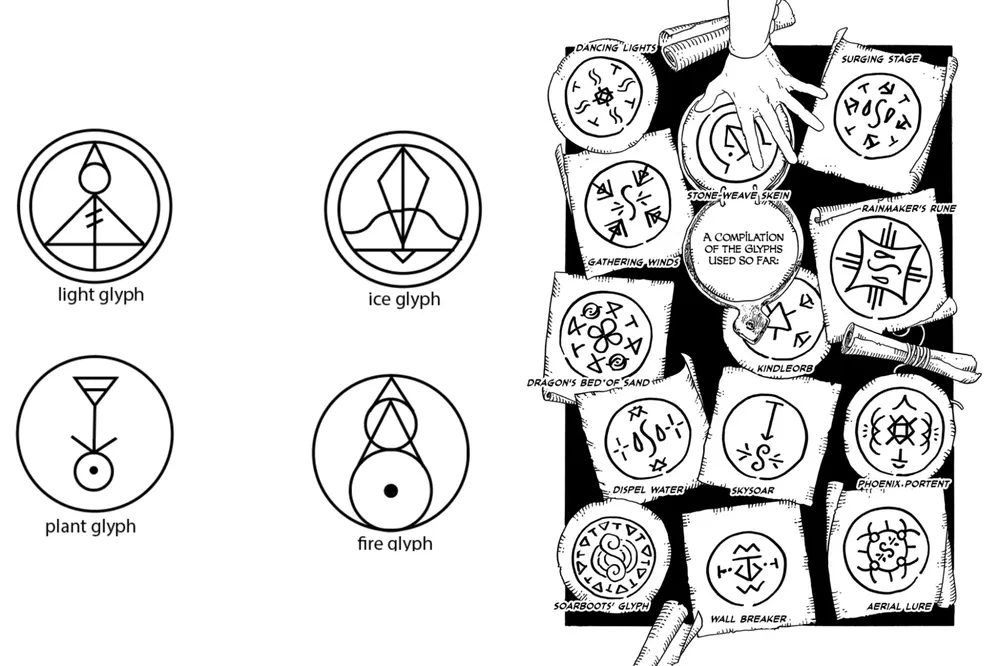
#> input picture source_sheets/elementos.webp, 1000 x 666 px, shrunk from 2000 x 1333 before the run
$ python analyze_seal.py source_sheets/elementos.webp
#> lines starting #> are read from the running program, lines starting #| are printed output that depends on the picture; after the words box and inside, x2 and y2 are one past the last pixel; in counts of white or black regions, pixels touching at a corner belong together
"""
Analiza un SELLO y estima potencia, balance y direccion segun la mecanica del lore
(ver MECANICA.md). NO entrena ni necesita etiquetas: traduce las reglas a geometria.

Reglas implementadas:
  - "Mas grande/mas tinta = mas potente"      -> cobertura de tinta x tamano.
  - "El lado con signos mas grandes desvia"   -> offset del centroide de los signos
                                                  interiores respecto al centro -> direccion.
  - "Simetria bilateral = estable y recto"     -> diferencia izq/der y arriba/abajo.

Uso:
    python analyze_seal.py sello.png
    python analyze_seal.py carpeta/ --annotate     # guarda imagen con centro/flecha
"""
import argparse
import math
from pathlib import Path

import numpy as np
from PIL import Image, ImageDraw

IMAGE_EXTS = {".png", ".jpg", ".jpeg", ".bmp", ".webp", ".tif", ".tiff"}


def otsu_threshold(arr):
    hist, _ = np.histogram(arr, bins=256, range=(0, 256))
    total = arr.size
    sum_all = np.dot(np.arange(256), hist)
    sumB = wB = 0.0
    best_t, best_var = 127, -1.0
    for t in range(256):
        wB += hist[t]
        if wB == 0:
            continue
        wF = total - wB
        if wF == 0:
            break
        sumB += t * hist[t]
        mB, mF = sumB / wB, (sum_all - sumB) / wF
        v = wB * wF * (mB - mF) ** 2
        if v > best_var:
            best_var, best_t = v, t
    return best_t


def compass(angle_deg):
    """Convierte angulo matematico (0=derecha, 90=arriba) a punto cardinal en espanol."""
    dirs = ["derecha", "arriba-derecha", "arriba", "arriba-izquierda",
            "izquierda", "abajo-izquierda", "abajo", "abajo-derecha"]
    idx = int(((angle_deg % 360) + 22.5) // 45) % 8
    return dirs[idx]


def analyze(path):
    img = Image.open(path).convert("L")
    arr = np.asarray(img)
    H, W = arr.shape
#> H = 666; W = 1000
    thr = otsu_threshold(arr)
#> in otsu_threshold, `hist, _ = np.histogram(arr, bins=256, range=(0, 256))`: hist = 256 values, max 460232 at index 255, min 0 at index 4, mean 2601.6
#> in otsu_threshold, `sum_all = np.dot(np.arange(256), hist)`: sum_all = 147170184
#> the loop in otsu_threshold, `for t in range(256):` made 256 passes
#> (wB, wF, sumB, mB, mF, best_var) on passes 1, 2, 3, 4, 6, 7, 8, 9, 10, 11, 13, 14: (25272, 640728, 0, 0, 229.7, 8.54e+14), (40464, 625536, 15192, 0.375, 235.2, 1.4e+15), (44072, 621928, 22408, 0.508, 236.6, 1.53e+15), (46290, 619710, 29062, 0.628, 237.4, 1.61e+15), (48036, 617964, 37792, 0.787, 238.1, 1.67e+15), (49545, 616455, 46846, 0.946, 238.7, 1.73e+15), (50745, 615255, 55246, 1.09, 239.1, 1.77e+15), (51673, 614327, 62670, 1.21, 239.5, 1.8e+15), (52512, 613488, 70221, 1.34, 239.8, 1.83e+15), (53224, 612776, 77341, 1.45, 240, 1.86e+15), (53899, 612101, 85441, 1.59, 240.3, 1.88e+15), (54441, 611559, 92487, 1.7, 240.5, 1.9e+15)
#> (wB, wF, sumB, mB, mF, v) on passes 5, 12, 19, 26, 33, 40: (46290, 619710, 29062, 0.628, 237.4, 1.61e+15), (53224, 612776, 77341, 1.45, 240, 1.86e+15), (56302, 609698, 121155, 2.15, 241.2, 1.96e+15), (58718, 607282, 173024, 2.95, 242.1, 2.04e+15), (60990, 605010, 237672, 3.9, 242.9, 2.11e+15), (63113, 602887, 313081, 4.96, 243.6, 2.17e+15)
    ink = arr <= thr
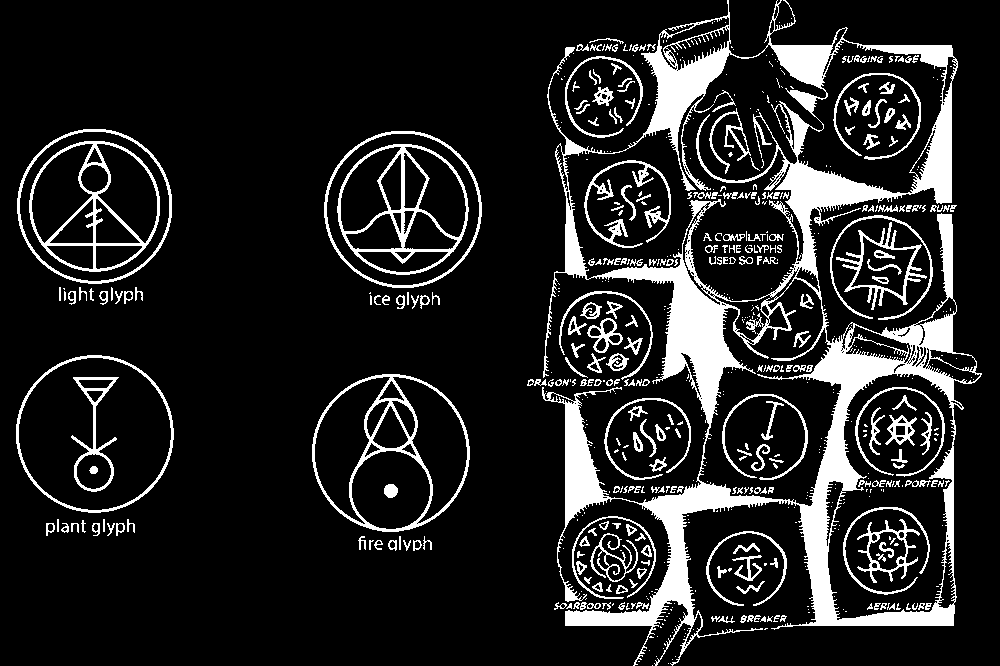
#> ink: shape (666, 1000) bool; 13.8% white; 575 white regions (312 under 20 px), largest, box (x1, y1, x2, y2) and area: (542, 0, 982, 666) 53051, (312, 374, 470, 532) 3131, (337, 144, 469, 275) 3001

    ys, xs = np.where(ink)
    if len(xs) == 0:
        return None

    # Centro y radio del sello a partir del bbox de la tinta (el anillo lo domina).
    y0, y1, x0, x1 = ys.min(), ys.max(), xs.min(), xs.max()
    cy, cx = (y0 + y1) / 2, (x0 + x1) / 2
    R = max((min(y1 - y0, x1 - x0) / 2), 1.0)

    # Distancia de cada pixel de tinta al centro.
    dist = np.sqrt((xs - cx) ** 2 + (ys - cy) ** 2)

    # 1) POTENCIA: cobertura del disco x cuanto llena el sello el encuadre.
    disk_area = math.pi * R * R
    coverage = min(len(xs) / disk_area, 1.0)          # densidad de trazo (0..1)
    size_factor = (2 * R) / min(H, W)                 # cuanto ocupa el sello (0..1)
    potencia = round(coverage * size_factor, 3)

    # 2) DIRECCION: centroide de los SIGNOS INTERIORES (excluye el anillo, r>0.85R).
    interior = dist < 0.85 * R
    if interior.sum() >= 5:
        ix, iy = xs[interior], ys[interior]
        mx, my = ix.mean(), iy.mean()
        off_x, off_y = mx - cx, my - cy
        desvio = math.hypot(off_x, off_y) / R          # 0 = centrado/equilibrado
        angle = math.degrees(math.atan2(-off_y, off_x))  # -off_y: y crece hacia abajo
    else:
        off_x = off_y = 0.0
        desvio, angle = 0.0, 0.0

    # 3) SIMETRIA (sobre signos interiores).
    if interior.sum() >= 5:
        ix, iy = xs[interior], ys[interior]
        left = (ix < cx).sum(); right = (ix >= cx).sum()
        top = (iy < cy).sum(); bot = (iy >= cy).sum()
        sym_lr = 1 - abs(left - right) / max(left + right, 1)
        sym_tb = 1 - abs(top - bot) / max(top + bot, 1)
    else:
        sym_lr = sym_tb = 1.0

    estable = desvio < 0.08 and sym_lr > 0.85
    return {
        "size_px": int(2 * R), "potencia": potencia, "cobertura": round(coverage, 3),
        "desvio": round(desvio, 3), "angulo": round(angle, 1),
        "direccion": compass(angle) if desvio >= 0.08 else "centrado (recto)",
        "sim_izq_der": round(sym_lr, 3), "sim_arr_abj": round(sym_tb, 3),
        "estable": estable, "center": (cx, cy), "offset": (off_x, off_y), "R": R,
    }


def annotate(path, res, out_path):
    img = Image.open(path).convert("RGB")
    d = ImageDraw.Draw(img)
    cx, cy = res["center"]; R = res["R"]
    d.ellipse([cx - 3, cy - 3, cx + 3, cy + 3], fill=(0, 120, 255))   # centro
    ox, oy = res["offset"]
    scale = (0.9 * R) / max(math.hypot(ox, oy), 1e-6)
    d.line([cx, cy, cx + ox * scale, cy + oy * scale], fill=(255, 0, 0), width=3)  # desvio
    img.save(out_path)


def fmt(name, res):
    if res is None:
        return f"{name}: sin tinta detectada."
    estado = "ESTABLE (sale recto)" if res["estable"] else f"SE DESVIA hacia {res['direccion']}"
    return (f"{name}\n"
            f"  Potencia relativa : {res['potencia']:.3f}  (cobertura {res['cobertura']:.3f}, "
            f"tamano {res['size_px']} px)\n"
            f"  Direccion         : {estado}  (desvio {res['desvio']:.3f}, angulo {res['angulo']:.0f}o)\n"
            f"  Simetria izq/der  : {res['sim_izq_der']:.3f}   arriba/abajo: {res['sim_arr_abj']:.3f}")


def main():
    ap = argparse.ArgumentParser(description="Estima potencia/direccion/simetria de un sello.")
    ap.add_argument("input", help="Imagen de un sello o carpeta de sellos.")
    ap.add_argument("--annotate", action="store_true", help="Guarda <img>_annot.png con centro y flecha.")
    args = ap.parse_args()

    p = Path(args.input)
    paths = sorted(q for q in p.iterdir() if q.suffix.lower() in IMAGE_EXTS) if p.is_dir() else [p]
    for path in paths:
        res = analyze(path)
        print("\n" + fmt(path.name, res))
#| elementos.webp
#|   Potencia relativa : 0.264  (cobertura 0.264, tamano 665 px)
#|   Direccion         : SE DESVIA hacia derecha  (desvio 0.278, angulo -6o)
#|   Simetria izq/der  : 0.464   arriba/abajo: 0.969
        if args.annotate and res:
            out = path.with_name(path.stem + "_annot.png")
            annotate(path, res, out)
            print(f"  Anotada: {out.name}")


if __name__ == "__main__":
    main()

$ run again, on source_sheets/review/elementos__montage.png
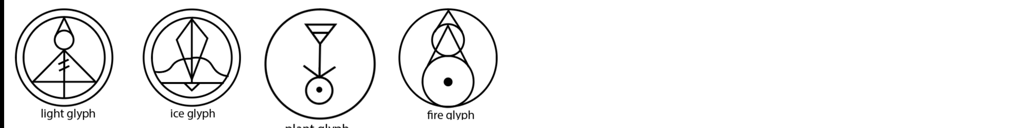
#> input picture source_sheets/review/elementos__montage.png, 1024 x 128 px
#> hist = 256 values, max 118373 at index 255, min 19 at index 62, mean 512
#> sum_all = 31716254
#> the loop in otsu_threshold, `for t in range(256):` made 256 passes
#> (wB, wF, sumB, mB, mF, best_var) on passes 1 to 8: (1494, 129578, 0, 0, 244.8, 1.16e+13), (1628, 129444, 134, 0.0823, 245, 1.26e+13), (1725, 129347, 328, 0.19, 245.2, 1.34e+13), (1793, 129279, 532, 0.297, 245.3, 1.39e+13), (1879, 129193, 876, 0.466, 245.5, 1.46e+13), (2078, 128994, 1871, 0.9, 245.9, 1.61e+13), (2152, 128920, 2315, 1.08, 246, 1.66e+13), (2210, 128862, 2721, 1.23, 246.1, 1.71e+13)
#> in analyze, `ink = arr <= thr`:
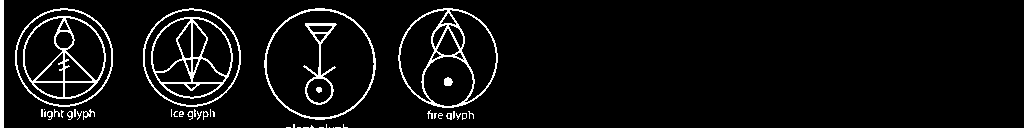
#> ink: shape (128, 1024) bool; 5.6% white in thin lines or dots, all inside (x1, y1, x2, y2) = (0, 0, 498, 128)
#| elementos__montage.png
#|   Potencia relativa : 0.576  (cobertura 0.580, tamano 127 px)
#|   Direccion         : SE DESVIA hacia izquierda  (desvio 0.233, angulo 176o)
#|   Simetria izq/der  : 0.530   arriba/abajo: 0.986
